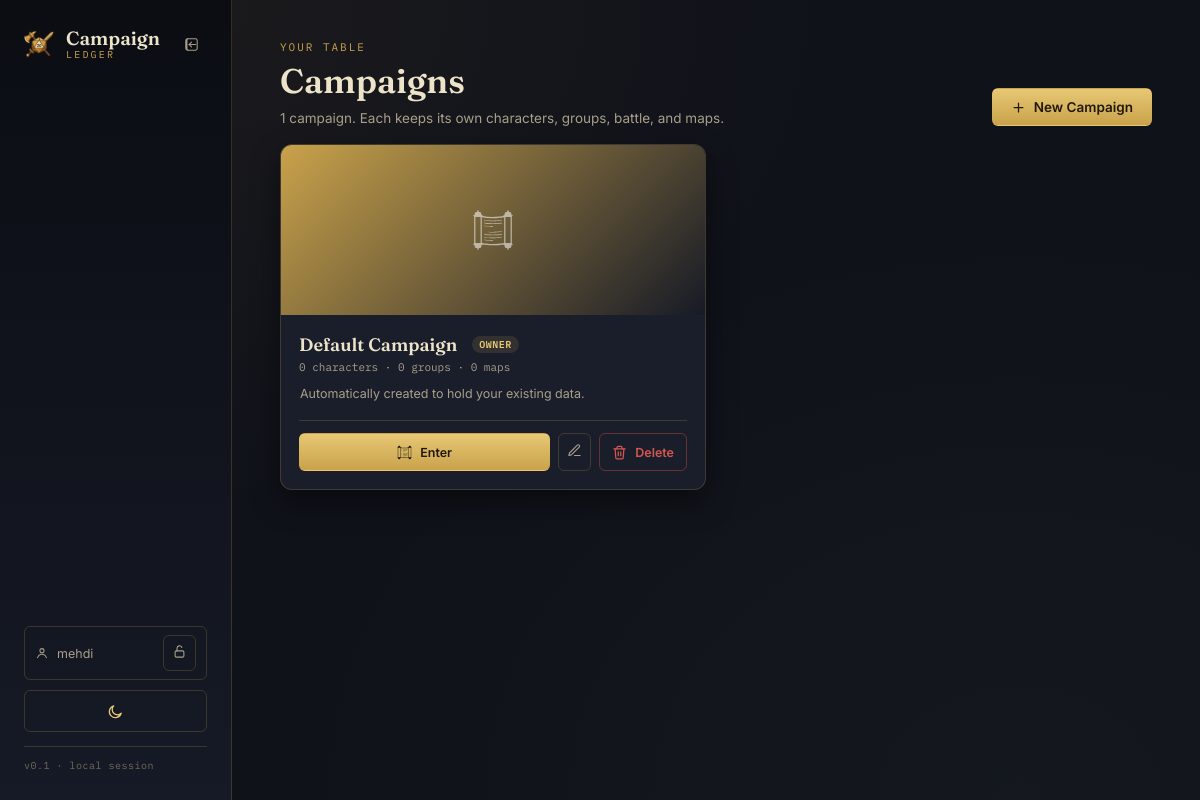
/campaigns (signed in), run on the app's committed database.
### tables this page shows
CREATE TABLE campaign_members (
    id INTEGER PRIMARY KEY AUTOINCREMENT,
    campaign_id INTEGER NOT NULL,
    user_id INTEGER NOT NULL,
    role TEXT DEFAULT 'owner',
    created_at TIMESTAMP DEFAULT CURRENT_TIMESTAMP, status TEXT DEFAULT 'player',
    FOREIGN KEY (campaign_id) REFERENCES campaigns(id) ON DELETE CASCADE,
    FOREIGN KEY (user_id) REFERENCES users(id) ON DELETE CASCADE,
    UNIQUE(campaign_id, user_id)
);

CREATE TABLE campaigns (
    id INTEGER PRIMARY KEY AUTOINCREMENT,
    name TEXT NOT NULL,
    description TEXT,
    created_at TIMESTAMP DEFAULT CURRENT_TIMESTAMP
, avatar_path TEXT, setting TEXT, status TEXT DEFAULT 'active', access_mode TEXT DEFAULT 'private');

### app.py (the view)
@app.route('/campaigns')
def campaigns_list():
    db = get_db()
    campaigns = db.execute('''
        SELECT c.*, cm.role AS my_role,
               (SELECT COUNT(*) FROM characters WHERE campaign_id = c.id AND is_temp_familiar = 0) AS character_count,
               (SELECT COUNT(*) FROM groups WHERE campaign_id = c.id) AS group_count,
               (SELECT COUNT(*) FROM maps WHERE campaign_id = c.id) AS map_count
        FROM campaigns c
        JOIN campaign_members cm ON cm.campaign_id = c.id AND cm.user_id = ?
        ORDER BY c.created_at DESC
    ''', (session['user_id'],)).fetchall()
    db.close()
    return render_template('campaigns_list.html', campaigns=campaigns)

### app.py (called while the page is built)
@app.before_request
def require_login():
    if request.endpoint is None or request.endpoint in PUBLIC_ENDPOINTS:
        return
    if not session.get('user_id'):
        return redirect(url_for('login', next=request.path))

@app.url_value_preprocessor
def _pull_campaign_id(endpoint, values):
    if values is not None and 'campaign_id' in values:
        g.campaign_id = values.pop('campaign_id')

@app.url_defaults
def _inject_campaign_id(endpoint, values):
    if 'campaign_id' in values:
        return
    if app.url_map.is_endpoint_expecting(endpoint, 'campaign_id'):
        campaign_id = getattr(g, 'campaign_id', None)
        if campaign_id is not None:
            values['campaign_id'] = campaign_id

### database.py (called while the page is built, shortened)
def _ensure_runtime_db():
    if not os.environ.get('VERCEL'):
        return

def get_db():
    _ensure_runtime_db()
    os.makedirs(os.path.dirname(DB_PATH), exist_ok=True)
    conn = sqlite3.connect(DB_PATH)
    conn.row_factory = sqlite3.Row
    conn.execute('PRAGMA foreign_keys = ON')
    return conn

### templates/campaigns_list.html (shortened to what this page needs)
{% extends "base.html" %}
{% from "_icons.html" import icon %}
{% block content %}
<div class="page-header">
  <div>
    <p class="page-eyebrow">Your Table</p>
    <h1 class="page-title">Campaigns</h1>
    <p class="page-sub">{{ campaigns|length }} {{ 'campaign' if campaigns|length == 1 else 'campaigns' }}. Each keeps its own characters, groups, battle, and maps.</p>
  </div>
  <a href="{{ url_for('campaign_new') }}" class="btn btn-primary">{{ icon('plus') }} New Campaign</a>
</div>
{% if campaigns %}
<div class="group-grid">
  {% for c in campaigns %}
  <div class="group-card">
    <div class="group-image-block" style="{{ '' if c.avatar_path else 'background: linear-gradient(135deg, var(--brass), var(--bg-panel-inset));' }}">
      {% if c.avatar_path %}
        <img src="{{ url_for('uploaded_file', filename=c.avatar_path) }}" alt="{{ c.name }} avatar">
      {% else %}
        <div class="group-image-placeholder">{{ icon('scroll') }}</div>
      {% endif %}
    </div>
    <div class="group-body">
      <h3 class="group-name">{{ c.name }} <span class="role-badge role-badge-{{ c.my_role }}">{{ c.my_role }}</span></h3>
      <p class="group-count">{{ c.character_count }} character{{ '' if c.character_count == 1 else 's' }} &middot; {{ c.group_count }} group{{ '' if c.group_count == 1 else 's' }} &middot; {{ c.map_count }} map{{ '' if c.map_count == 1 else 's' }}</p>
      <p class="group-bio">{{ c.description }}</p>
      <div class="group-actions">
        <a href="{{ url_for('characters_list', campaign_id=c.id) }}" class="btn btn-primary btn-sm">{{ icon('scroll') }} Enter</a>
        {% if c.my_role == 'owner' %}
        <a href="{{ url_for('campaign_edit', campaign_id=c.id) }}" class="btn-icon" title="Edit campaign">{{ icon('pencil') }}</a>
        <form method="POST" action="{{ url_for('campaign_delete', campaign_id=c.id) }}" data-confirm="Delete campaign '{{ c.name }}'? This permanently deletes all its characters, groups, and maps. This cannot be undone.">
          <button type="submit" class="btn btn-danger btn-sm">{{ icon('trash-2') }} Delete</button>
        </form>
        {% endif %}
      </div>
    </div>
  </div>
  {% endfor %}
</div>
{% endif %}
{% endblock %}

### templates/_icons.html (shortened to what this page needs)
{% macro icon(name, cls='') %}
{%- if name == 'eye' -%}
<svg class="icon {{ cls }}" viewBox="0 0 24 24" fill="none" stroke="currentColor" stroke-width="1.75" stroke-linecap="round" stroke-linejoin="round"><path d="M1.5 12S5 5 12 5s10.5 7 10.5 7-3.5 7-10.5 7S1.5 12 1.5 12z"/><circle cx="12" cy="12" r="3"/></svg>
{%- elif name == 'shield' -%}
<svg class="icon {{ cls }}" viewBox="0 0 24 24" fill="none" stroke="currentColor" stroke-width="1.75" stroke-linecap="round" stroke-linejoin="round"><path d="M12 3l7 3v6c0 4.5-3 7.5-7 9-4-1.5-7-4.5-7-9V6l7-3z"/></svg>
{%- elif name == 'plus' -%}
<svg class="icon {{ cls }}" viewBox="0 0 24 24" fill="none" stroke="currentColor" stroke-width="2" stroke-linecap="round"><path d="M12 5v14M5 12h14"/></svg>
{%- elif name == 'pencil' -%}
<svg class="icon {{ cls }}" viewBox="0 0 24 24" fill="none" stroke="currentColor" stroke-width="1.75" stroke-linecap="round" stroke-linejoin="round"><path d="M12 20h9"/><path d="M16.5 3.5a2.1 2.1 0 0 1 3 3L7 19l-4 1 1-4L16.5 3.5z"/></svg>
{%- elif name == 'trash-2' -%}
<svg class="icon {{ cls }}" viewBox="0 0 24 24" fill="none" stroke="currentColor" stroke-width="1.75" stroke-linecap="round" stroke-linejoin="round"><path d="M3 6h18"/><path d="M8 6V4a2 2 0 0 1 2-2h4a2 2 0 0 1 2 2v2"/><path d="M19 6l-1 14a2 2 0 0 1-2 2H8a2 2 0 0 1-2-2L5 6"/><path d="M10 11v6M14 11v6"/></svg>
{%- elif name == 'arrow-left' -%}
<svg class="icon {{ cls }}" viewBox="0 0 24 24" fill="none" stroke="currentColor" stroke-width="2" stroke-linecap="round" stroke-linejoin="round"><path d="M19 12H5M11 6l-6 6 6 6"/></svg>
{%- elif name == 'upload' -%}
<svg class="icon {{ cls }}" viewBox="0 0 24 24" fill="none" stroke="currentColor" stroke-width="1.75" stroke-linecap="round" stroke-linejoin="round"><path d="M12 16V4M7 9l5-5 5 5"/><path d="M4 16v3a2 2 0 0 0 2 2h12a2 2 0 0 0 2-2v-3"/></svg>
{%- elif name == 'images' -%}
<svg class="icon {{ cls }}" viewBox="0 0 24 24" fill="none" stroke="currentColor" stroke-width="1.75" stroke-linecap="round" stroke-linejoin="round"><rect x="6" y="5" width="14" height="12" rx="1.5"/><circle cx="10.5" cy="9" r="1.2"/><path d="M6 14l3-3 2.5 2.5L15 10l5 5"/><path d="M4 9v9a2 2 0 0 0 2 2h11"/></svg>
{%- elif name == 'x' -%}
<svg class="icon {{ cls }}" viewBox="0 0 24 24" fill="none" stroke="currentColor" stroke-width="2" stroke-linecap="round"><path d="M18 6L6 18M6 6l12 12"/></svg>
{%- elif name == 'check' -%}
<svg class="icon {{ cls }}" viewBox="0 0 24 24" fill="none" stroke="currentColor" stroke-width="2.25" stroke-linecap="round" stroke-linejoin="round"><path d="M20 6L9 17l-5-5"/></svg>
{%- elif name == 'user' -%}
<svg class="icon {{ cls }}" viewBox="0 0 24 24" fill="none" stroke="currentColor" stroke-width="1.75" stroke-linecap="round" stroke-linejoin="round"><circle cx="12" cy="8" r="3.5"/><path d="M4.5 20c1.2-4 4-6 7.5-6s6.3 2 7.5 6"/></svg>
{%- elif name == 'sun' -%}
<svg class="icon {{ cls }}" viewBox="0 0 24 24" fill="none" stroke="currentColor" stroke-width="1.75" stroke-linecap="round" stroke-linejoin="round"><circle cx="12" cy="12" r="4.5"/><path d="M12 2.5v2.5M12 19v2.5M4.6 4.6l1.8 1.8M17.6 17.6l1.8 1.8M2.5 12h2.5M19 12h2.5M4.6 19.4l1.8-1.8M17.6 6.4l1.8-1.8"/></svg>
{%- elif name == 'moon' -%}
<svg class="icon {{ cls }}" viewBox="0 0 24 24" fill="none" stroke="currentColor" stroke-width="1.75" stroke-linecap="round" stroke-linejoin="round"><path d="M20 14.5A8.5 8.5 0 1 1 9.5 4a6.5 6.5 0 0 0 10.5 10.5z"/></svg>
{%- elif name == 'search' -%}
<svg class="icon {{ cls }}" viewBox="0 0 24 24" fill="none" stroke="currentColor" stroke-width="1.75" stroke-linecap="round" stroke-linejoin="round"><circle cx="11" cy="11" r="7"/><path d="M21 21l-4.3-4.3"/></svg>
{%- elif name == 'map' -%}
<svg class="icon {{ cls }}" viewBox="0 0 24 24" fill="none" stroke="currentColor" stroke-width="1.75" stroke-linecap="round" stroke-linejoin="round"><path d="M9 3.5L3.5 5.5v15L9 18.5l6 2 5.5-2v-15l-5.5 2z"/><path d="M9 3.5v15M15 5.5v15"/></svg>
{%- elif name == 'cursor' -%}
<svg class="icon {{ cls }}" viewBox="0 0 24 24" fill="none" stroke="currentColor" stroke-width="1.75" stroke-linecap="round" stroke-linejoin="round"><path d="M5 3l5.5 16 2-6.5L19 10.5 5 3z"/></svg>
{%- elif name == 'rect-tool' -%}
<svg class="icon {{ cls }}" viewBox="0 0 24 24" fill="none" stroke="currentColor" stroke-width="1.75" stroke-linecap="round" stroke-linejoin="round"><rect x="4" y="6" width="16" height="12" rx="1"/></svg>
{%- elif name == 'oval-tool' -%}
<svg class="icon {{ cls }}" viewBox="0 0 24 24" fill="none" stroke="currentColor" stroke-width="1.75"><ellipse cx="12" cy="12" rx="8" ry="6"/></svg>
{%- elif name == 'move' -%}
<svg class="icon {{ cls }}" viewBox="0 0 24 24" fill="none" stroke="currentColor" stroke-width="1.75" stroke-linecap="round" stroke-linejoin="round"><path d="M12 3v18M3 12h18M6 6l-3 3 3 3M18 6l3 3-3 3M6 18l-3-3 3-3M18 18l3-3-3-3"/></svg>
{%- elif name == 'grid' -%}
<svg class="icon {{ cls }}" viewBox="0 0 24 24" fill="none" stroke="currentColor" stroke-width="1.75"><rect x="3" y="3" width="18" height="18" rx="1"/><path d="M9 3v18M15 3v18M3 9h18M3 15h18"/></svg>
{%- elif name == 'resize' -%}
<svg class="icon {{ cls }}" viewBox="0 0 24 24" fill="none" stroke="currentColor" stroke-width="1.75" stroke-linecap="round" stroke-linejoin="round"><path d="M15 3h6v6M9 21H3v-6M21 3l-7 7M3 21l7-7"/></svg>
{%- elif name == 'rotate' -%}
<svg class="icon {{ cls }}" viewBox="0 0 24 24" fill="none" stroke="currentColor" stroke-width="1.75" stroke-linecap="round" stroke-linejoin="round"><path d="M3 12a9 9 0 1 1 3 6.7"/><path d="M3 21v-6h6"/></svg>
{%- elif name == 'lock' -%}
<svg class="icon {{ cls }}" viewBox="0 0 24 24" fill="none" stroke="currentColor" stroke-width="1.75" stroke-linecap="round" stroke-linejoin="round"><path d="M7 11h10a2 2 0 0 1 2 2v6a2 2 0 0 1-2 2H7a2 2 0 0 1-2-2v-6a2 2 0 0 1 2-2z"/><path d="M8 11V7a4 4 0 0 1 8 0v4"/></svg>
{%- elif name == 'unlock' -%}
<svg class="icon {{ cls }}" viewBox="0 0 24 24" fill="none" stroke="currentColor" stroke-width="1.75" stroke-linecap="round" stroke-linejoin="round"><path d="M7 11h10a2 2 0 0 1 2 2v6a2 2 0 0 1-2 2H7a2 2 0 0 1-2-2v-6a2 2 0 0 1 2-2z"/><path d="M8 11V7a4 4 0 0 1 7.75-1.5"/></svg>
{%- elif name == 'globe' -%}
<svg class="icon {{ cls }}" viewBox="0 0 24 24" fill="none" stroke="currentColor" stroke-width="1.75" stroke-linecap="round" stroke-linejoin="round"><circle cx="12" cy="12" r="9"/><path d="M3 12h18M12 3a13.5 13.5 0 0 1 0 18a13.5 13.5 0 0 1 0-18z"/></svg>
{%- elif name == 'undo' -%}
<svg class="icon {{ cls }}" viewBox="0 0 24 24" fill="none" stroke="currentColor" stroke-width="1.75" stroke-linecap="round" stroke-linejoin="round"><path d="M9 14L4 9l5-5"/><path d="M4 9h10a6 6 0 0 1 0 12h-3"/></svg>
{%- elif name == 'redo' -%}
<svg class="icon {{ cls }}" viewBox="0 0 24 24" fill="none" stroke="currentColor" stroke-width="1.75" stroke-linecap="round" stroke-linejoin="round"><path d="M15 14l5-5-5-5"/><path d="M20 9H10a6 6 0 0 0 0 12h3"/></svg>
{%- elif name == 'protractor' -%}
<svg class="icon {{ cls }}" viewBox="0 0 24 24" fill="none" stroke="currentColor" stroke-width="1.75" stroke-linecap="round" stroke-linejoin="round"><path d="M3 12a9 9 0 0 1 18 0"/><path d="M3 12h18"/><path d="M12 12L6.5 6.5"/><path d="M12 12l7-3"/></svg>
{%- elif name == 'scroll' -%}
<svg class="icon {{ cls }}" viewBox="0 0 64 64" fill="currentColor"><path d="M60.711 52.708h-.013V11.3h.013c.712 0 1.289-.581 1.289-1.298c0-.717-.577-1.298-1.289-1.298h-.99c.193-.393.313-.83.313-1.298a2.928 2.928 0 0 0-2.918-2.938H56.03v-1.3c0-.641-.517-1.161-1.154-1.161c-.635 0-1.151.52-1.151 1.161v1.299h-1.086a2.929 2.929 0 0 0-2.919 2.938c0 .469.119.905.313 1.298h-.99a1.3 1.3 0 0 0-1.079 2.006c-2.93.49-9.125 1.347-16.631 1.347c-5.428 0-10.548-.47-15.297-1.347c.135-.205.214-.45.214-.714c0-.718-.578-1.298-1.289-1.298h-.992c.194-.394.313-.831.313-1.299a2.927 2.927 0 0 0-2.917-2.938h-1.086V3.162A1.159 1.159 0 0 0 9.125 2c-.638 0-1.154.52-1.154 1.162V4.46H6.885c-1.611 0-2.916 1.315-2.916 2.938c0 .469.119.906.313 1.299h-.993C2.577 8.697 2 9.277 2 9.995c0 .716.577 1.298 1.289 1.298h.013V52.7h-.013C2.577 52.7 2 53.281 2 53.997c0 .719.577 1.299 1.289 1.299h.991a2.95 2.95 0 0 0-.312 1.299c0 1.623 1.305 2.938 2.916 2.938H7.97v1.299c0 .642.517 1.162 1.154 1.162c.637 0 1.153-.521 1.153-1.162v-1.299h1.084a2.928 2.928 0 0 0 2.919-2.938c0-.469-.119-.905-.313-1.299h.992c.69 0 1.252-.55 1.284-1.239c3.187.52 9.226 1.312 16.421 1.312c5.329 0 10.392-.432 15.097-1.277a1.289 1.289 0 0 0 1.28 1.213h.99c-.194.393-.313.83-.313 1.299a2.93 2.93 0 0 0 2.919 2.938h1.086v1.299c0 .641.517 1.161 1.151 1.161c.638 0 1.154-.521 1.154-1.161V59.54h1.086c1.611 0 2.916-1.315 2.916-2.938c0-.469-.119-.906-.312-1.299h.991c.712 0 1.289-.581 1.289-1.299a1.29 1.29 0 0 0-1.287-1.296m-9.783-.937V12.237h7.896V51.77h-7.896zm-37.856-.008H5.177V12.231h7.896v39.532zm1.875.166V12.441c5.062.989 10.567 1.49 16.385 1.49c8.328 0 15.122-1.045 17.717-1.506v39.514c-5.041 1.032-10.549 1.554-16.384 1.554c-8.597 0-15.513-1.15-17.718-1.564"/><path d="M31.998 17.816c-8.457 0-13.089-1.373-13.135-1.386l-.273.897c.192.058 4.795 1.427 13.408 1.427c9.195 0 13.639-1.37 13.822-1.428l-.281-.894c-.044.013-4.489 1.384-13.541 1.384"/><path d="M31.998 22.098c-8.457 0-13.089-1.373-13.135-1.386l-.273.897c.192.058 4.795 1.426 13.408 1.426c9.195 0 13.639-1.37 13.822-1.428l-.281-.894c-.044.014-4.489 1.385-13.541 1.385"/><path d="M31.998 26.379c-8.457 0-13.089-1.372-13.135-1.386l-.273.897c.192.058 4.795 1.426 13.408 1.426v-.937"/><path d="M31.998 34.941c-2.291 0-4.509-.1-6.592-.297l-.088.934c2.111.199 4.359.301 6.68.301c9.195 0 13.638-1.369 13.822-1.428l-.281-.895c-.044.015-4.489 1.385-13.541 1.385"/><path d="M31.998 39.224c-8.457 0-13.089-1.372-13.135-1.386l-.273.896c.192.059 4.795 1.427 13.408 1.427c9.195 0 13.639-1.37 13.822-1.429l-.281-.893c-.044.015-4.489 1.385-13.541 1.385"/><path d="M31.998 43.506c-8.457 0-13.089-1.373-13.135-1.387l-.273.897c.192.058 4.795 1.427 13.408 1.427c9.195 0 13.639-1.37 13.822-1.429l-.281-.894c-.044.015-4.489 1.386-13.541 1.386"/><path d="M18.59 47.298c.192.058 4.795 1.426 13.408 1.426v-.938c-8.457 0-13.089-1.372-13.135-1.386l-.273.898"/></svg>
{%- elif name == 'chevron-down' -%}
<svg class="icon {{ cls }}" viewBox="0 0 24 24" fill="none" stroke="currentColor" stroke-width="1.75" stroke-linecap="round" stroke-linejoin="round"><path d="M6 9l6 6 6-6"/></svg>
{%- elif name == 'bold' -%}
<svg class="icon {{ cls }}" viewBox="0 0 24 24" fill="none" stroke="currentColor" stroke-width="2" stroke-linecap="round" stroke-linejoin="round"><path d="M6 4h7a3.5 3.5 0 0 1 0 7H6z"/><path d="M6 11h8a3.5 3.5 0 0 1 0 7H6z"/></svg>
{%- elif name == 'italic' -%}
<svg class="icon {{ cls }}" viewBox="0 0 24 24" fill="none" stroke="currentColor" stroke-width="2" stroke-linecap="round" stroke-linejoin="round"><path d="M11 4h6M5 20h6M14.5 4L9.5 20"/></svg>
{%- elif name == 'sidebar-collapse' -%}
<svg class="icon {{ cls }}" viewBox="0 0 21 21" xmlns="http://www.w3.org/2000/svg" fill="none" stroke="currentColor" stroke-width="1.3" stroke-linecap="round" stroke-linejoin="round">
  <g transform="translate(3 3)">
    <path d="m.5 12.5v-10c0-1.1045695.8954305-2 2-2h10c1.1045695 0 2 .8954305 2 2v10c0 1.1045695-.8954305 2-2 2h-10c-1.1045695 0-2-.8954305-2-2z"/>
    <path d="m2.5 12.5v-10c0-1.1045695.8954305-2 2-2h-2c-1 0-2 .8954305-2 2v10c0 1.1045695 1 2 2 2h2c-1.1045695 0-2-.8954305-2-2z" fill="currentColor" stroke="none"/>
    <path d="m7.5 10.5-3-3 3-3"/>
    <path d="m12.5 7.5h-8"/>
  </g>
</svg>
{%- else -%}
<svg class="icon {{ cls }}" viewBox="0 0 24 24" fill="none" stroke="currentColor" stroke-width="1.75"><circle cx="12" cy="12" r="9"/></svg>
{%- endif -%}
{% endmacro %}

### data on the page
campaign_members: name "Default Campaign", my_role "OWNER", character_count "0", character_count "s", group_count "0", group_count "s", map_count "0", map_count "s", description "Automatically created to hold your existing data."

### other printed values
{{ session.username }} "mehdi"
{{ campaigns|length }} "1"
{{ 'campaign' if campaigns|length == 1 else 'campaigns' }} "campaign"
